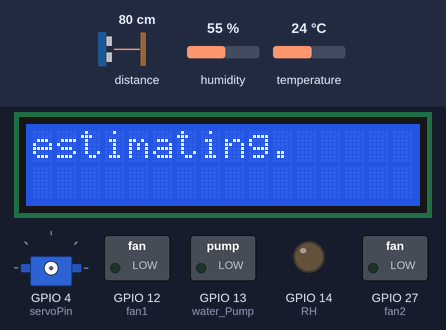
The sketch below on a simulated ESP32. Shown: 16×2 character LCD, servo, switched loads named in the sketch (green lamp = pin HIGH), output pins drawn as LEDs (lit = HIGH). The inputs (shaded band) are chosen by the test bench; at power-on: distance to the obstacle 80 cm, humidity 55 %, temperature 24 °C. WiFi joins after 1.5 s; servers stay silent unless stated; the local clock reads 2024-03-15 10:24:30 at power-on unless the sketch sets it; what the sketch prints to the serial monitor is not drawn.

Above: at 5.1 s.
At 20.2 s:
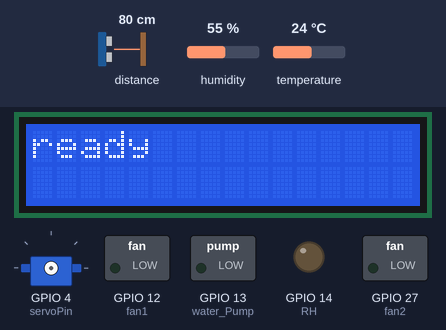
At 22.6 s:
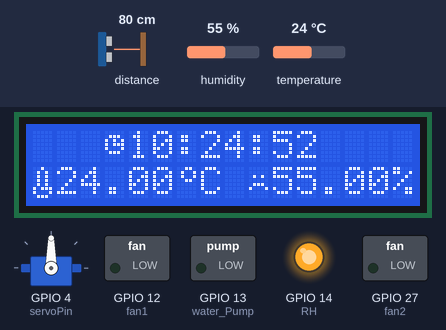
At 34.1 s:
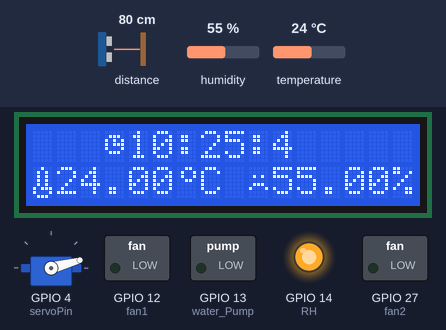
Timing chart, 0 to 35.6 s (numbered marks = the images above):
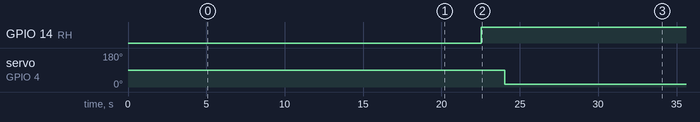

Measured:
- by itself, GPIO 14 (RH): LOW → HIGH at 22.5 s
- by itself, servo on GPIO 4 (servoPin): 90° → 15° at 24.0 s
- what the display in image 1 shows lasts 0.5 s, from 20.2 s to 20.7 s
- what the display in image 2 shows lasts 11.6 s, from 22.5 s to 34.1 s

The sketch:

smartfarm.ino
```cpp
#include <LiquidCrystal_I2C.h> // LCD Library
#include <Adafruit_Sensor.h> // LCD Library

#include <DHT.h> // Humidity and Temperature sensor Library
#include <DHT_U.h> // Humidity and Temperature sensor Library

#include "RTClib.h" // timer library
#include <UltrasonicSensor.h>

#include <ESP32Servo.h>
#include <WiFiClient.h>
#include <BlynkSimpleEsp32.h> // IOT app database library

#define DHTPIN A18 // RH&T sensor pin
#define DHTTYPE DHT22

#define Emea_Humid 4 // error sensor +-2%
#define Emea_Temp 1 // error sensor +-0.5 celcius
#define kalman_Loop 30

// proper humid range for cannabis
#define humid_Range1 60.00
#define humid_Range2 70.00

// proper temp range for cannabis
#define temp_Range1 26.00
#define temp_Range2 30.00

#define fan1 A15 // fan group1 pin
#define fan2 A17 // fan group2 pin
#define water_Pump A14 // water pump pin
#define RH A16   // humidity maker pin
#define servoPin A10 // servo motor pin
#define BLYNK_PRINT Serial

Servo myservo;
UltrasonicSensor ultrasonic(A12, A11);

//char daysOfTheWeek[7][12] = {"Sunday", "Monday", "Tuesday", "Wednesday", "Thursday", "Friday", "Saturday"};
float mea_Temp = 0, mea_Humid = 0, humidity=0, temp=0;
float KGT = 0, KGH= 0,distance;
float est_Temp = 0,est_Humid = 0, Eest_Temp = 1 , Eest_Humid = 4;
float est_Temp0 = 0, est_Humid0 = 0, Eest_Temp0 = 1, Eest_Humid0 = 4;

//  WIFI ssid, passward, and Token-based Authentication
char ssid[] = "12345";
char pass[] = "Theultimate111!";
char auth[] = "Q_4-SuAnvPrMEsL9G52cmSGYblZcBQh4";

RTC_DS3231 rtc;
DateTime now;

LiquidCrystal_I2C lcd(0x27, 16, 2);
DHT dht(DHTPIN, DHTTYPE);

BlynkTimer timer;

  byte customChar_H_good[] = { B00000,
  B00000,
  B01010,
  B00000,
  B10001,
  B01110,
  B00000,
  B00000};
  byte customChar_H_bad[] = {  B00000,
  B00000,
  B01010,
  B00000,
  B01110,
  B10001,
  B00000,
  B00000};
  byte customChar_T[] = {B00100,
  B01010,
  B01010,
  B01010,
  B01010,
  B10111,
  B10001,
  B01110};
  byte customChar_degree[] = {B00110,
  B01001,
  B01001,
  B00110,
  B00000,
  B00000,
  B00000,
  B00000
};
  byte customChar_clock[] = {B00000,
  B01110,
  B10101,
  B10111,
  B10001,
  B01110,
  B00000,
  B00000
};

void setup() {
  Serial.begin(9600);
  setupRelay();
  setupDHT();
  setupLCD();
  estimate_System();
  setupBlynk();
  setupUltra();
  setupServo();
}

void loop() {
  readData();
  showLCD();
  timer.run();
  // send data from kalman filter and raw data to server
  reset_Value();
  Door();
}

void readData()
{
  now = rtc.now();
  humidity = dht.readHumidity();
  temp = dht.readTemperature();
}
void setupDHT ()
{
  dht.begin();
  delay(500);
}
void setupBlynk()
{
   Blynk.begin(auth, ssid, pass);
   timer.setInterval(2500, Sensor);
}

void setupRelay()
{
  pinMode(water_Pump , OUTPUT);
  delay(750);
  pinMode(RH, OUTPUT);
  delay(750);
  pinMode(fan1, OUTPUT);
  delay(750);
  pinMode(fan2, OUTPUT);
  delay(750);
}

void setupTimer()
{

  #ifndef ESP8266
    while (!Serial); // for Leonardo/Micro/Zero
  #endif
  delay(3000); // wait for console opening

  if (! rtc.begin()) {
    Serial.println("Couldn't find RTC");
    while (1);
  }

  if (rtc.lostPower()) {
    Serial.println("RTC lost power, lets set the time!");
    // following line sets the RTC to the date & time this sketch was compiled
    rtc.adjust(DateTime(F(__DATE__), F(__TIME__)));
    // This line sets the RTC with an explicit date & time, for example to set
    // January 21, 2014 at 3am you would call:
    // rtc.adjust(DateTime(2014, 1, 21, 3, 0, 0));
  }
}

void setupLCD() //step3
{
  lcd.begin();
  delay(500);
  lcd.home();
  lcd.clear();
  delay(500);
}
void setupServo()
{
  myservo.setPeriodHertz(180);    // standard 50 hz servo
  myservo.attach(servoPin, 1000, 2000);
}
void setupUltra()
{
  int temperature = 22;
  ultrasonic.setTemperature(temperature);
}
void showLCD()
{
  kalman();
  if ( est_Temp > humid_Range2 || est_Humid < humid_Range1 )
  {
    lcd.setCursor(3,0);
    lcd.write(0); lcd.createChar(0, customChar_clock);
    lcd.setCursor(4,0);
    lcd.print(now.hour(), DEC); lcd.print(":"); lcd.print(now.minute(), DEC);  lcd.print(":"); lcd.print(now.second(), DEC); lcd.print("  ");
    lcd.setCursor(0,1);
    lcd.write(1); lcd.createChar(1, customChar_T);
    lcd.setCursor(1,1); lcd.print(est_Temp);
    lcd.write(2); lcd.createChar(2, customChar_degree);  lcd.setCursor(7,1); lcd.print("C ");
    lcd.write(3); lcd.createChar(3, customChar_H_bad); lcd.setCursor(10,1); lcd.print(est_Humid); lcd.print("%");
  }
  else
  {
    lcd.setCursor(3,0);
    lcd.write(0); lcd.createChar(0, customChar_clock);
    lcd.setCursor(4,0);
    lcd.print(now.hour(), DEC); lcd.print(":"); lcd.print(now.minute(), DEC);  lcd.print(":"); lcd.print(now.second(), DEC);
    lcd.setCursor(0,1);
    lcd.write(1); lcd.createChar(1, customChar_T);
    lcd.setCursor(1,1); lcd.print(est_Temp);
    lcd.write(2); lcd.createChar(2, customChar_degree);  lcd.setCursor(7,1); lcd.print("C ");
    lcd.write(3); lcd.createChar(3, customChar_H_good); lcd.setCursor(10,1); lcd.print(est_Humid); lcd.print("%");
  }
  enable_Fan();
  enable_Humidifier();
  delay(1000);
}

void enable_Fan()
{
  if ( est_Temp >= 26.00 )
  {  digitalWrite(fan1, 1);}
  else if( est_Temp >= 28.00 ){
    digitalWrite(fan2, 1);// turn on fan, reducing heat
    digitalWrite(fan1, 1);}
  else{
    digitalWrite(fan2, 0);
    digitalWrite(fan1, 0);} // turn off fan, reducing heat
}
void enable_Humidifier()
{
    if (est_Humid <= 60.00)
       digitalWrite(RH, 1); // turn on humid maker
    else
      digitalWrite(RH, 0); // turn off humid maker
}

void enable_water_Pump()
{
  if (now.hour() == 17 && now.minute() == 1 && now.second() > 57)
  {
     digitalWrite(water_Pump, 1);// turn on water pump
     delay(2000);
  }
  else if (now.hour() == 5 && now.minute() == 1 && now.second() > 57)
  {
     digitalWrite(water_Pump, 1);
     delay(2000);
  }
  else
  {
     digitalWrite(water_Pump, 0);
  }
}


void estimate_System(){ // estimate temp & Humidity to use in kalman filter
  int count = 0;
  lcd.print("estimating");


  for(int i = 0 ; i < kalman_Loop ; i++ )
  {
    readData();
    est_Temp0 += temp; //estimate
    est_Humid0 += humidity;
    delay(500);

    if((i%10) == 0)
    {
      lcd.print(".");
      if(count == 3)
      {
        lcd.setCursor(11,0);
        lcd.print("   ");
        lcd.setCursor(11,0);
        count = 0;
      }
      count++;
    }
  }
  est_Temp0 /= kalman_Loop;
  est_Humid0 /= kalman_Loop; // Temp&Humid initial
  lcd.clear();
  delay(500);
  lcd.print("ready");
  delay(500);
  lcd.clear();
}


void kalman()
{
    mea_Temp = temp;
    KGT = ( Eest_Temp ) / ( Eest_Temp + Emea_Temp );
    est_Temp = ( est_Temp0 ) + (KGT * ( mea_Temp - est_Temp0 ));
    Eest_Temp = ( Eest_Temp0 * (1 - KGT));

    mea_Humid = humidity;
    KGH = ( Eest_Humid ) / ( Eest_Humid + Emea_Humid );
    est_Humid =( est_Humid0 ) + (KGH * ( mea_Humid - est_Humid0 ));
    Eest_Humid = ( Eest_Humid0 * (1 - KGH));

}

void reset_Value() //reset data from kalman filter
{
  est_Temp0 = est_Temp;
  est_Humid0 = est_Humid;
  Eest_Temp0 = Eest_Temp;
  Eest_Humid0 = Eest_Humid;
}
void Door()
{
  distance = ultrasonic.distanceInCentimeters();
  delay(500);
  Serial.print("Distance: ");
  Serial.print(distance);
  Serial.println(" cm");

  if (distance >=3 && distance <= 10)
  {
   myservo.write(180);
    delay(10000);
  }
  else
  {
    myservo.write(15);
    delay(10000);
  }
}
void Sensor()
{

  Blynk.virtualWrite(V1, est_Humid);
  Blynk.virtualWrite(V2, est_Temp);
  Blynk.virtualWrite(V3, humidity);
  Blynk.virtualWrite(V4, temp);
  Blynk.virtualWrite(V5, Eest_Temp);
  Blynk.virtualWrite(V6, Eest_Humid);
}
```
